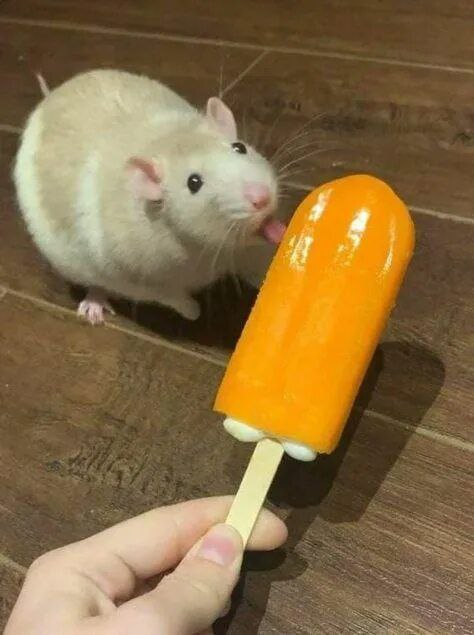
%> input picture lab-3/rat2.jpg, 474 x 635 px
$ octave lab3_solar_gray.m   (GNU Octave 9; MATLAB toolbox functions it lacks are replaced by stand-ins)
%> lines starting %> are read from the running program, lines starting %| are printed output that depends on the picture
rat=imread("rat2.jpg");
%> rat is the input picture: size 635x474x3 uint8; mean R, G, B 135.2, 108.9, 68.3
rat_gray=im2double(rgb2gray(rat));
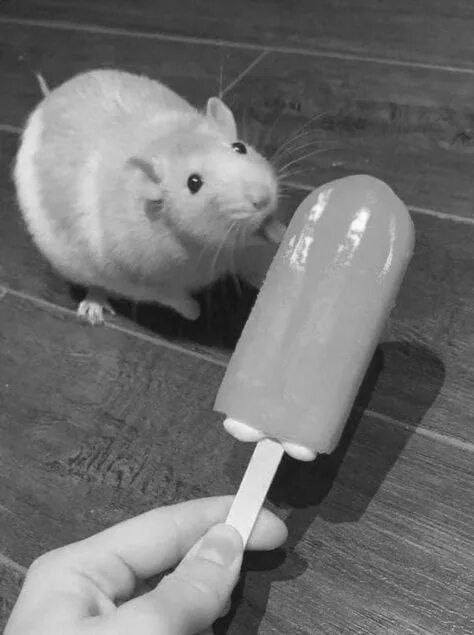
%> rat_gray: size 635x474 double; min 0.0549, max 0.988, mean 0.44

rat_gray_max=max(rat_gray(:));
%> rat_gray_max = 0.988
k=3;

rat_gray_new=im2double((rat_gray_max-rat_gray).*rat_gray.*k);
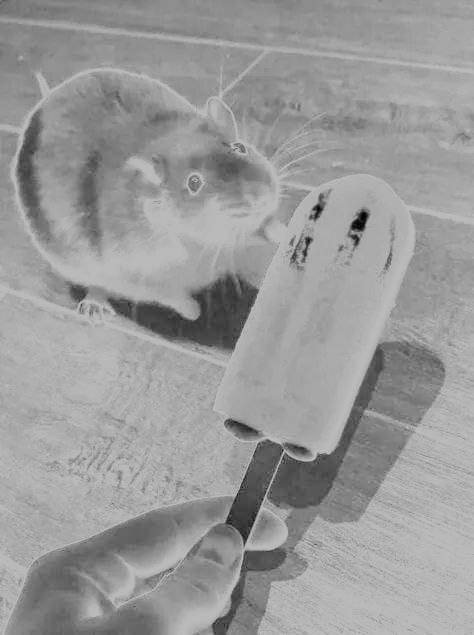
%> rat_gray_new: size 635x474 double; min 0, max 0.732, mean 0.605


subplot(2, 2, 1);
imshow(rat_gray);
title('original');
subplot(2, 2, 2);
imhist(rat_gray);
subplot(2, 2, 3);
imshow(rat_gray_new);
title('solar');
subplot(2, 2, 4);
imhist(rat_gray_new);
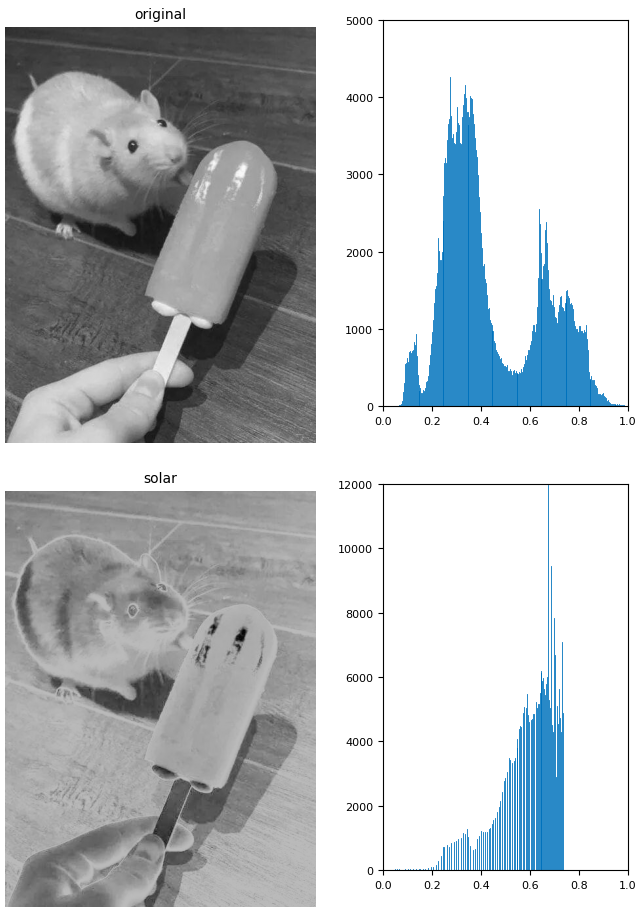
%> figure redrawn from the program's plot data, 4 panels

$ run again, with lab-3/rat1.jpg copied over lab-3/rat2.jpg
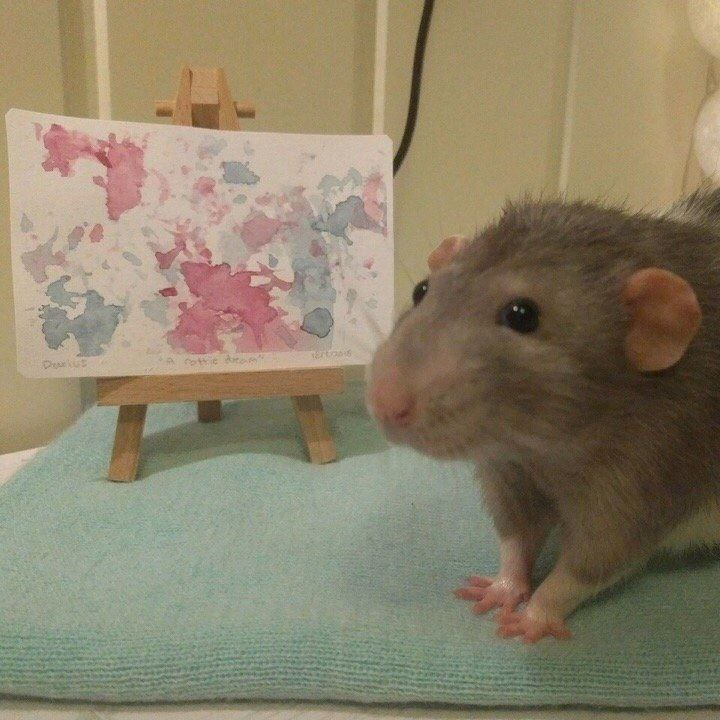
%> input picture lab-3/rat1.jpg, 720 x 720 px
%> rat is the input picture: size 720x720x3 uint8; mean R, G, B 139.6, 129.6, 105.5
%> `rat_gray=im2double(rgb2gray(rat));`:
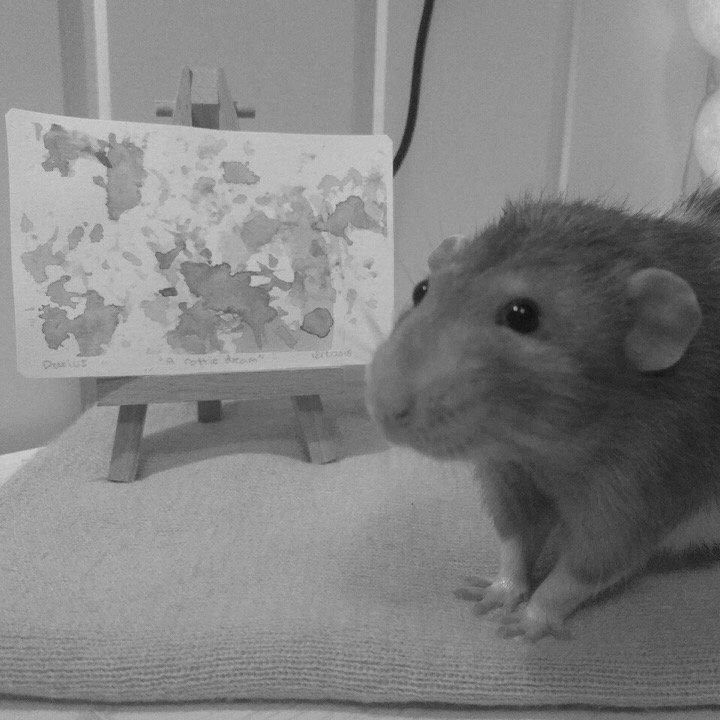
%> rat_gray: size 720x720 double; min 0.0196, max 0.847, mean 0.509
%> rat_gray_max = 0.847
%> `imhist(rat_gray_new);`:
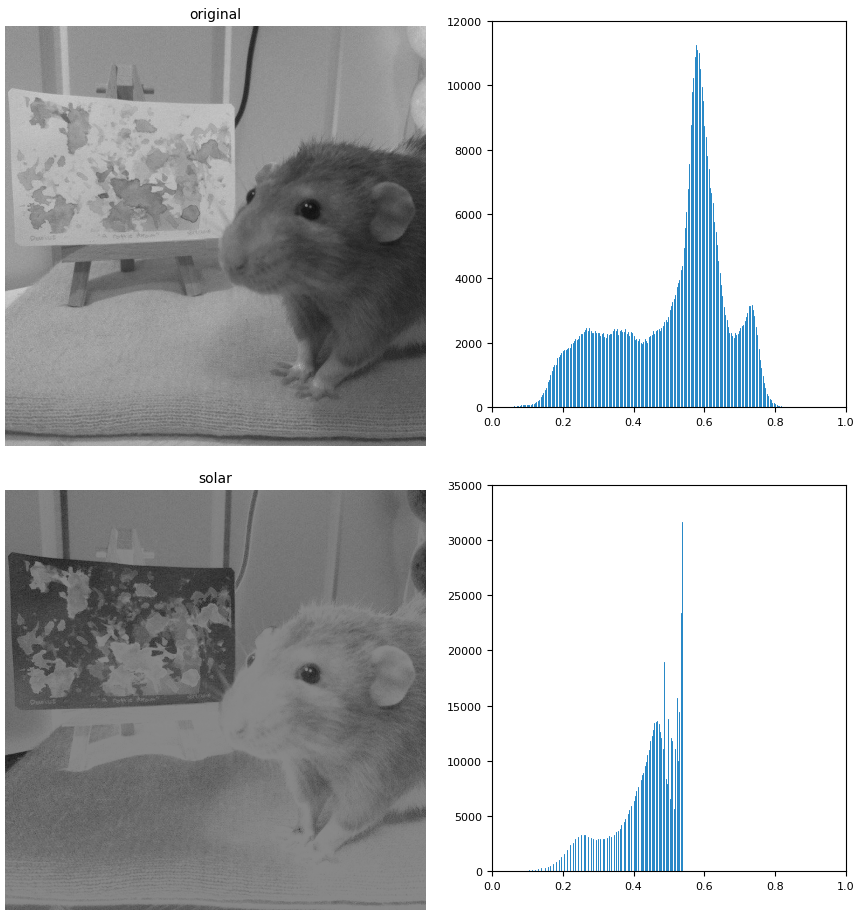
%> figure redrawn from the program's plot data, 4 panels
